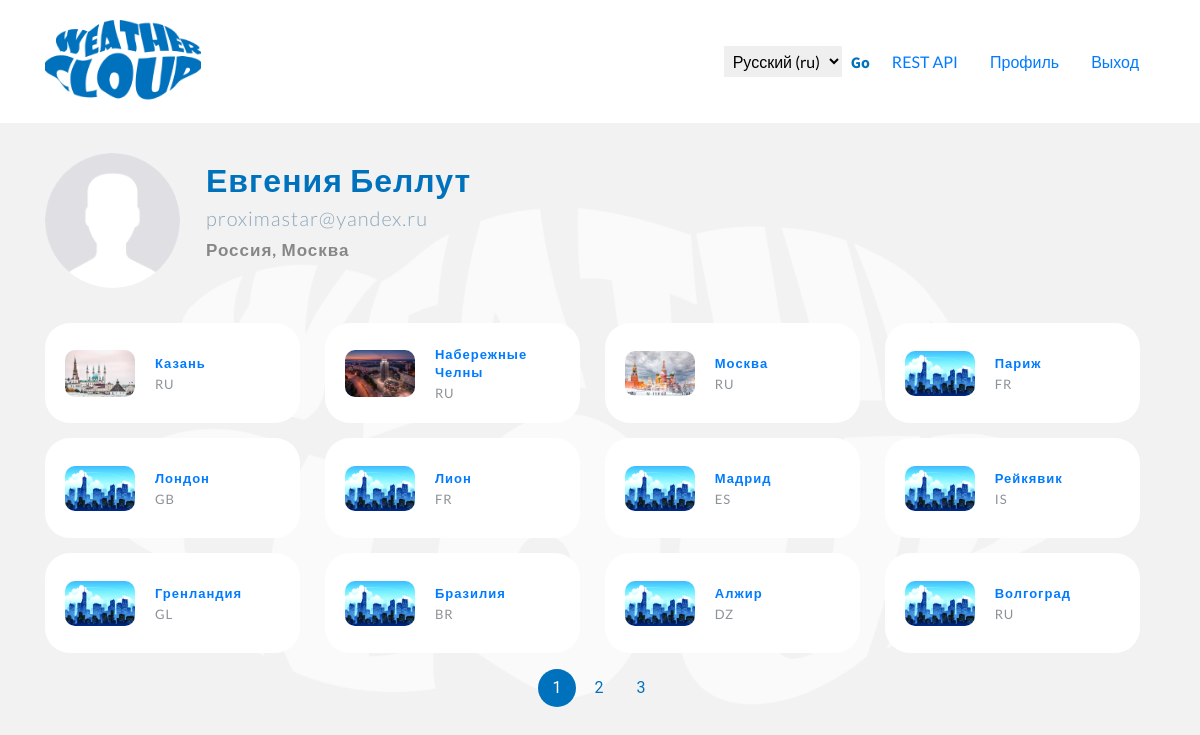
/profile/ (signed in), run on the app's committed database.
### user/models.py (models this page shows, shortened)
class Profile(models.Model):
    user = models.OneToOneField(User, on_delete=models.CASCADE)
    country = models.CharField("Страна", max_length=100, default='Россия')
    city = models.CharField("Город", max_length=100, default='Набережные Челны')
    image = models.ImageField(default='default.png', upload_to='profile_pics')
    class Meta:
        verbose_name = 'Профиль'
        verbose_name_plural = 'Профили'

### weather/models.py (models this page shows, shortened)
class City(models.Model):
    name = models.CharField(max_length=50)
    country_code = models.CharField(max_length=3)
    openweather_id = models.IntegerField(default=0, unique=True)
    latitude = models.FloatField(default=0)
    longitude = models.FloatField(default=0)
    image = models.ImageField(default='city_default.jpg', upload_to='city_pics')
    class Meta:
        verbose_name = 'Город'
        verbose_name_plural = 'Города'

### user/views.py (the view)
# urls.py: path('profile/', user_views.profile, name='profile'),
@login_required
def profile(request):
    if request.method == 'POST':
        u_form = UserUpdateForm(request.POST, instance=request.user)
        p_form = ProfileUpdateForm(request.POST,
                                   request.FILES,
                                   instance=request.user.profile)
        if u_form.is_valid() and p_form.is_valid():
            u_form.save()
            p_form.save()
            messages.success(request, f'Ваш профиль успешно обновлен.')
            return redirect('profile')
    else:
        u_form = UserUpdateForm(instance=request.user)
        p_form = ProfileUpdateForm(instance=request.user.profile)
    contact_list = City.objects.all()
    paginator = Paginator(contact_list, 12)
    page_number = request.GET.get('page')
    page_obj = paginator.get_page(page_number)
    context = {
        'u_form': u_form,
        'p_form': p_form,
        'histories': History.objects.filter(user_name=request.user).order_by("-id"),
        'favorites': Favorite.objects.filter(user_name=request.user).order_by("-id"),
        'page_obj': page_obj,
        'countries': City.objects.values("country_code").distinct(),
    }
    return render(request, 'profile.html', context)

### user/forms.py
class UserUpdateForm(forms.ModelForm):
    email = forms.EmailField()
    class Meta:
        model = User
        fields = ['username', 'first_name', 'last_name']

class ProfileUpdateForm(forms.ModelForm):
    class Meta:
        model = Profile
        fields = ['country', 'city', 'image']

### templates/profile.html (shortened to what this page needs)
{% extends "base.html" %}
{% load i18n %}
{% load static %}
{% load crispy_forms_tags %}
{% block content %}
    <div class="content-section container">
        {% if user.username != 'admin' %}
            <div class="user_blocks">
                <div class="person">
                    <div class="media">
                        <img class="rounded-circle account-img" src="{{ user.profile.image.url }}">
                        <div class="media-body">
                            <h2 class="account-heading">{{ user.first_name }} {{ user.last_name }}</h2>
                            <p class="account-email">{{ user.email }}</p>
                            <p class="account-location">{{ user.profile.country }}, {{ user.profile.city }}</p>
                        </div>
                    </div>
                    <form class="edit_form" method="POST" enctype="multipart/form-data">
                    {% csrf_token %}
                    <fieldset class="form-group">
                        <legend class="border-bottom mb-4">{% trans "Ваш профиль" %}</legend>
                        {{ u_form|crispy }}
                          {{ p_form|crispy }}
                    </fieldset>
                    <div class="form-group">
                        <button class="btn btn-outline-info" type="submit">{% trans "Обновить" %}</button>
                    </div>
                 </form>
                </div>
                <div class="user_story">
                    <div class="history_user">
                    <p class="history_block_title">{% trans "История поиска городов" %}</p>
                    <div class="history_user_result">
                        <ul class="history_list">
                            {% for history in histories %}
                                <li class="history_list_item">
                                    <a href="{% url 'city_detail' history.city_name history.city_name.openweather_id %}" class="city_name">{{ history.city_name }}</a>
                                    <a href="{% url 'delete_history_single' history.city_name history.id %}" class="delete" name="del_single"> <img src="{% static 'img/delete.png' %}" class="del_icon" alt="del_icon"></a>
                                </li>
                            {% endfor %}
                        </ul>
                    </div>
                <a href="{% url 'delete_history_all' %}" class="delete_all">{% trans "Очистить историю" %}</a>
                </div>
                    <div class="history_user">
                    <p class="history_block_title">{% trans "Избранные города" %}</p>
                    <div class="history_user_result">
                        <ul class="history_list">
                            {% for favorite in favorites %}
                                <li class="history_list_item">
                                    <a href="{% url 'city_detail' favorite.city_name favorite.city_name.openweather_id %}" class="city_name">{{ favorite.city_name }}</a>
                                    <a href="{% url 'delete_favorite_single' favorite.city_name %}" class="delete" name="del_single"> <img src="{% static 'img/delete.png' %}" class="del_icon" alt="del_icon"></a>
                                </li>
                            {% endfor %}
                        </ul>
                    </div>
                <a href="{% url 'delete_favorite_all' %}" class="delete_all">{% trans "Очистить избранное" %}</a>
                </div>
                </div>
            </div>
        {% else %}
            <div class="media">
                <img class="rounded-circle account-img" src="{{ user.profile.image.url }}">
                <div class="media-body">
                    <h2 class="account-heading">{{ user.first_name }} {{ user.last_name }}</h2>
                    <p class="account-email">{{ user.email }}</p>
                    <p class="account-location">{{ user.profile.country }}, {{ user.profile.city }}</p>
                </div>
            </div>
            <div class="admin_panel">
                <div class="city_block">
                    <ul class="city_block_list">
                        {% for city in page_obj %}
                            <li class="city_list_item">
                                <img src="{{ city.image.url }}" alt="city_img" class="city_img">
                                <div class="city_descript">
                                    <p class="current_city_name"><a href="{% url 'edit_city' city.name %}">{{ city.name }}</a></p>
                                    <p class="current_city_country">{{ city.country_code }}</p>
                                </div>
                            </li>
                        {% endfor %}
                    </ul>
                   {% include 'include/pagination.html' %}
                </div>
            </div>
        {% endif %}
    </div>
{% endblock content %}

### static/css/style.css (style rules this page uses)
html, body { margin: 0; font-size: 100%; background: #fff; font-family: 'Lato', sans-serif; scroll-behavior: smooth; background: url("../img/bg.png") center no-repeat; background-size: cover; min-height: 97vh; padding-bottom: 20px; }
body a { text-decoration: none; transition: 0.5s all; -webkit-transition: 0.5s all; -moz-transition: 0.5s all; -o-transition: 0.5s all; -ms-transition: 0.5s all; }
h1, h2, h3, h4, h5, h6 { margin: 0; letter-spacing: 1px; font-weight: 600; font-family: 'Source Sans Pro', sans-serif; }
p { font-size: 0.9em; color: #8c9398; line-height: 2em; letter-spacing: 1px; }
ul { margin: 0; padding: 0; list-style: none; }
.profile_nav, .media { display: flex; align-items: center; }
.account-img { width: 135px;margin-right: 26px; }
.account-heading { font-weight: 700; font-size: 32px; line-height: 39px; color: #0071BC; margin-bottom: 5px; }
.account-email { font-weight: 300; font-size: 20px; line-height: 24px; color: #8AA5BA !important; margin-bottom: 5px; }
.account-location { font-weight: 600; font-size: 17px; line-height: 29px; color: #878787; }
.city_block { margin-top: 35px; width: 100%; }
.city_block_list { display: flex; flex-wrap: wrap; justify-content: space-between; }
.city_list_item { margin: 0 15px 15px 0; width: 23%; display: flex; align-items: center; background-color: white; border-radius: 25px; padding: 0 20px; height: 100px; }
.city_img { max-width: 70px; border-radius: 10px; margin-right: 20px; }
.city_descript p { margin: 0; line-height: 18px; font-size: 13px; }
.current_city_name { font-weight: 600;color: #0071BC; }
.current_city_country { padding-top: 3px; }
.admin_panel { display: flex; align-items: baseline; }

### data on the page
City: image (picture), name "Казань", country_code "RU"
City: image (picture), name "Набережные Челны", country_code "RU"
City: image (picture), name "Москва", country_code "RU"
City: image (placeholder picture), name "Париж", country_code "FR"
City: image (placeholder picture), name "Лондон", country_code "GB"
City: image (placeholder picture), name "Лион", country_code "FR"
City: image (placeholder picture), name "Мадрид", country_code "ES"
City: image (placeholder picture), name "Рейкявик", country_code "IS"
City: image (placeholder picture), name "Гренландия", country_code "GL"
City: image (placeholder picture), name "Бразилия", country_code "BR"
City: image (placeholder picture), name "Алжир", country_code "DZ"
City: image (placeholder picture), name "Волгоград", country_code "RU"

### other printed values
{{ user.first_name }} "Евгения"
{{ user.last_name }} "Беллут"
{{ user.email }} "proximastar@yandex.ru"
{{ user.profile.country }} "Россия"
{{ user.profile.city }} "Москва"
{{ i }} "1"
{{ i }} "2" "3"
form field language "Русский (ru)"
